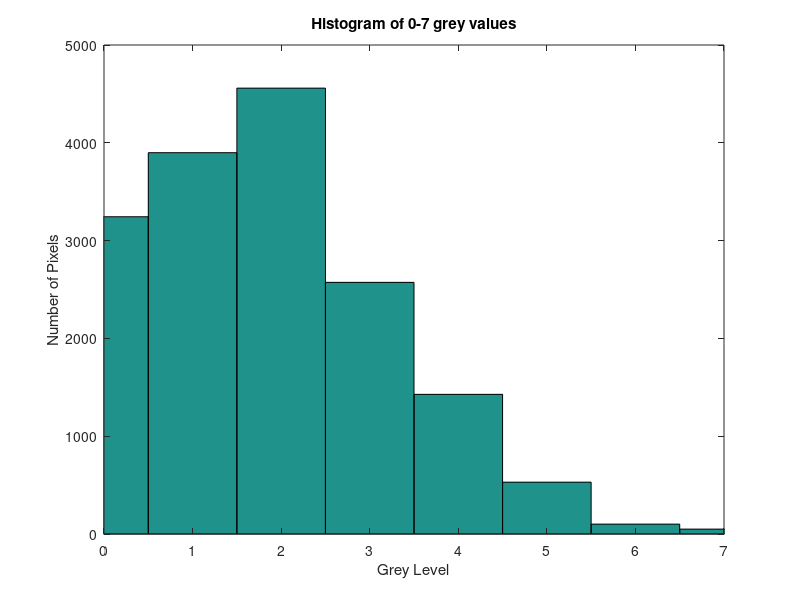

The MATLAB script that drew this image:
%{
The following table gives the number of pixels at each of the 
grey levels 0-7 in an image with those grey values only: 

  0    1    2    3    I   5   6   7 
------------------------------------
3244 3899 4559 2573 1428 530 101 50 
%}

% Draw the histogram corresponding to these grey levels
hist([zeros(1,3244),ones(1,3899),2*ones(1,4559),3*ones(1,2573), ...
    4*ones(1,1428),5*ones(1,530),6*ones(1,101),7*ones(1,50)],0:7)

title('Histogram of 0-7 grey values')
xlabel('Grey Level')
ylabel('Number of Pixels')
axis([0 7 0 5000])

% Save the histogram as a .png file
print -dpng histogram.png
